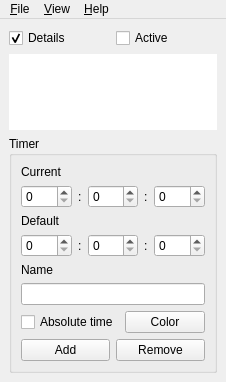
<?xml version="1.0" encoding="UTF-8"?>
<ui version="4.0">
 <class>MainWindow</class>
 <widget class="QMainWindow" name="MainWindow">
  <property name="geometry">
   <rect>
    <x>0</x>
    <y>0</y>
    <width>209</width>
    <height>382</height>
   </rect>
  </property>
  <widget class="QWidget" name="centralwidget">
   <layout class="QVBoxLayout" name="mainLayout" stretch="0,1,0">
    <item>
     <layout class="QHBoxLayout" name="topCheckBoxesHorizontalLayout">
      <item>
       <widget class="QCheckBox" name="detailsCheckBox">
        <property name="text">
         <string>Details</string>
        </property>
        <property name="checked">
         <bool>true</bool>
        </property>
       </widget>
      </item>
      <item>
       <widget class="QCheckBox" name="activeCheckBox">
        <property name="text">
         <string>Active</string>
        </property>
       </widget>
      </item>
     </layout>
    </item>
    <item>
     <widget class="TimersView" name="timersListView">
      <property name="frameShape">
       <enum>QFrame::NoFrame</enum>
      </property>
      <property name="sizeAdjustPolicy">
       <enum>QAbstractScrollArea::AdjustToContents</enum>
      </property>
      <property name="editTriggers">
       <set>QAbstractItemView::DoubleClicked</set>
      </property>
      <property name="showDropIndicator" stdset="0">
       <bool>false</bool>
      </property>
      <property name="selectionBehavior">
       <enum>QAbstractItemView::SelectRows</enum>
      </property>
      <property name="uniformItemSizes">
       <bool>true</bool>
      </property>
     </widget>
    </item>
    <item>
     <widget class="QGroupBox" name="detailsGroupBox">
      <property name="title">
       <string>Timer</string>
      </property>
      <layout class="QVBoxLayout" name="groupBoxLayout">
       <item>
        <widget class="QLabel" name="currentLabel">
         <property name="text">
          <string>Current</string>
         </property>
        </widget>
       </item>
       <item>
        <layout class="QHBoxLayout" name="currentHorizontalLayout" stretch="1,0,1,0,1">
         <item>
          <widget class="QSpinBox" name="currentHoursSpinBox">
           <property name="minimum">
            <number>0</number>
           </property>
           <property name="maximum">
            <number>23</number>
           </property>
           <property name="value">
            <number>0</number>
           </property>
          </widget>
         </item>
         <item>
          <widget class="QLabel" name="currentHoursLabel">
           <property name="text">
            <string>:</string>
           </property>
          </widget>
         </item>
         <item>
          <widget class="QSpinBox" name="currentMinutesSpinBox">
           <property name="maximum">
            <number>59</number>
           </property>
           <property name="singleStep">
            <number>10</number>
           </property>
          </widget>
         </item>
         <item>
          <widget class="QLabel" name="currentMinutesLabel">
           <property name="text">
            <string>:</string>
           </property>
          </widget>
         </item>
         <item>
          <widget class="QSpinBox" name="currentSecondsSpinBox">
           <property name="maximum">
            <number>59</number>
           </property>
           <property name="singleStep">
            <number>10</number>
           </property>
          </widget>
         </item>
        </layout>
       </item>
       <item>
        <widget class="QLabel" name="defaultLabel">
         <property name="text">
          <string>Default</string>
         </property>
        </widget>
       </item>
       <item>
        <layout class="QHBoxLayout" name="defaultHorizontalLayout" stretch="1,0,1,0,1">
         <item>
          <widget class="QSpinBox" name="defaultHoursSpinBox">
           <property name="minimum">
            <number>0</number>
           </property>
           <property name="maximum">
            <number>23</number>
           </property>
           <property name="value">
            <number>0</number>
           </property>
          </widget>
         </item>
         <item>
          <widget class="QLabel" name="defaultHoursLabel">
           <property name="text">
            <string>:</string>
           </property>
          </widget>
         </item>
         <item>
          <widget class="QSpinBox" name="defaultMinutesSpinBox">
           <property name="maximum">
            <number>59</number>
           </property>
           <property name="singleStep">
            <number>10</number>
           </property>
          </widget>
         </item>
         <item>
          <widget class="QLabel" name="defaultMinutesLabel">
           <property name="text">
            <string>:</string>
           </property>
          </widget>
         </item>
         <item>
          <widget class="QSpinBox" name="defaultSecondsSpinBox">
           <property name="maximum">
            <number>59</number>
           </property>
           <property name="singleStep">
            <number>10</number>
           </property>
          </widget>
         </item>
        </layout>
       </item>
       <item>
        <widget class="QLabel" name="nameLabel">
         <property name="text">
          <string>Name</string>
         </property>
        </widget>
       </item>
       <item>
        <widget class="QLineEdit" name="nameEdit"/>
       </item>
       <item>
        <layout class="QHBoxLayout" name="horizontalLayout_3">
         <item>
          <widget class="QCheckBox" name="absoluteTimeCheckBox">
           <property name="text">
            <string>Absolute time</string>
           </property>
          </widget>
         </item>
         <item>
          <widget class="QPushButton" name="colorButton">
           <property name="text">
            <string>Color</string>
           </property>
          </widget>
         </item>
        </layout>
       </item>
       <item>
        <layout class="QHBoxLayout" name="horizontalLayout">
         <item>
          <widget class="QPushButton" name="addButton">
           <property name="text">
            <string>Add</string>
           </property>
          </widget>
         </item>
         <item>
          <widget class="QPushButton" name="removeButton">
           <property name="text">
            <string>Remove</string>
           </property>
          </widget>
         </item>
        </layout>
       </item>
      </layout>
     </widget>
    </item>
   </layout>
  </widget>
  <widget class="QMenuBar" name="menubar">
   <property name="geometry">
    <rect>
     <x>0</x>
     <y>0</y>
     <width>209</width>
     <height>21</height>
    </rect>
   </property>
   <widget class="QMenu" name="menuFile">
    <property name="title">
     <string>&amp;File</string>
    </property>
    <addaction name="separator"/>
    <addaction name="actionNew"/>
    <addaction name="actionOpen"/>
    <addaction name="actionSave"/>
    <addaction name="actionSaveAs"/>
    <addaction name="separator"/>
    <addaction name="separator"/>
    <addaction name="actionExit"/>
   </widget>
   <widget class="QMenu" name="menuHelp">
    <property name="title">
     <string>&amp;Help</string>
    </property>
    <addaction name="separator"/>
    <addaction name="actionCheckUpdates"/>
    <addaction name="separator"/>
    <addaction name="actionAbout"/>
    <addaction name="actionAboutQt"/>
   </widget>
   <widget class="QMenu" name="menu_View">
    <property name="title">
     <string>&amp;View</string>
    </property>
    <addaction name="actionAlwaysOnTop"/>
    <addaction name="actionShowOnlyActiveTimers"/>
    <addaction name="actionShowDetails"/>
   </widget>
   <addaction name="menuFile"/>
   <addaction name="menu_View"/>
   <addaction name="menuHelp"/>
  </widget>
  <action name="actionExit">
   <property name="text">
    <string>E&amp;xit</string>
   </property>
   <property name="menuRole">
    <enum>QAction::QuitRole</enum>
   </property>
  </action>
  <action name="actionAbout">
   <property name="text">
    <string>&amp;About...</string>
   </property>
   <property name="menuRole">
    <enum>QAction::AboutRole</enum>
   </property>
  </action>
  <action name="actionAboutQt">
   <property name="text">
    <string>About Qt</string>
   </property>
   <property name="menuRole">
    <enum>QAction::AboutQtRole</enum>
   </property>
  </action>
  <action name="actionCheckUpdates">
   <property name="text">
    <string>Check updates...</string>
   </property>
  </action>
  <action name="actionOpen">
   <property name="text">
    <string>&amp;Open...</string>
   </property>
  </action>
  <action name="actionSave">
   <property name="text">
    <string>&amp;Save</string>
   </property>
  </action>
  <action name="actionSaveAs">
   <property name="text">
    <string>Save &amp;as...</string>
   </property>
  </action>
  <action name="actionNew">
   <property name="text">
    <string>&amp;New</string>
   </property>
  </action>
  <action name="actionAlwaysOnTop">
   <property name="checkable">
    <bool>true</bool>
   </property>
   <property name="checked">
    <bool>true</bool>
   </property>
   <property name="text">
    <string>Always on top</string>
   </property>
  </action>
  <action name="actionShowOnlyActiveTimers">
   <property name="checkable">
    <bool>true</bool>
   </property>
   <property name="text">
    <string>Show only active timers</string>
   </property>
  </action>
  <action name="actionShowDetails">
   <property name="checkable">
    <bool>true</bool>
   </property>
   <property name="checked">
    <bool>true</bool>
   </property>
   <property name="text">
    <string>Show details</string>
   </property>
  </action>
 </widget>
 <customwidgets>
  <customwidget>
   <class>TimersView</class>
   <extends>QListView</extends>
   <header>timersview.h</header>
  </customwidget>
 </customwidgets>
 <resources/>
 <connections/>
</ui>
